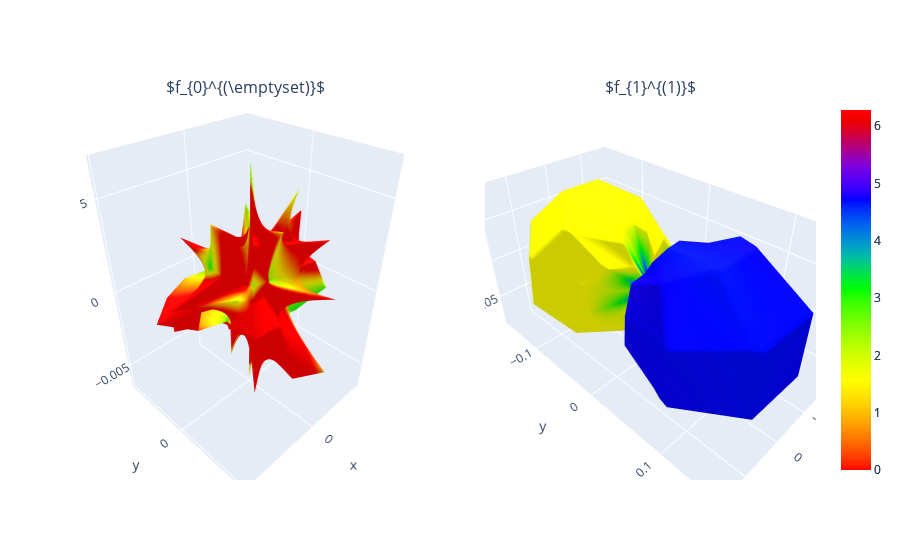

The notebook cell this image was saved under:
### Code cell
# target matrix 
Ut = U3Gate(theta=pi, phi=0, lam=0).to_matrix()
WQPT1Q.WQPT_1Q_runner(res_theta, circuits=circ_u, device=simulator, shots=1024, inter=1, Ut=Ut)
